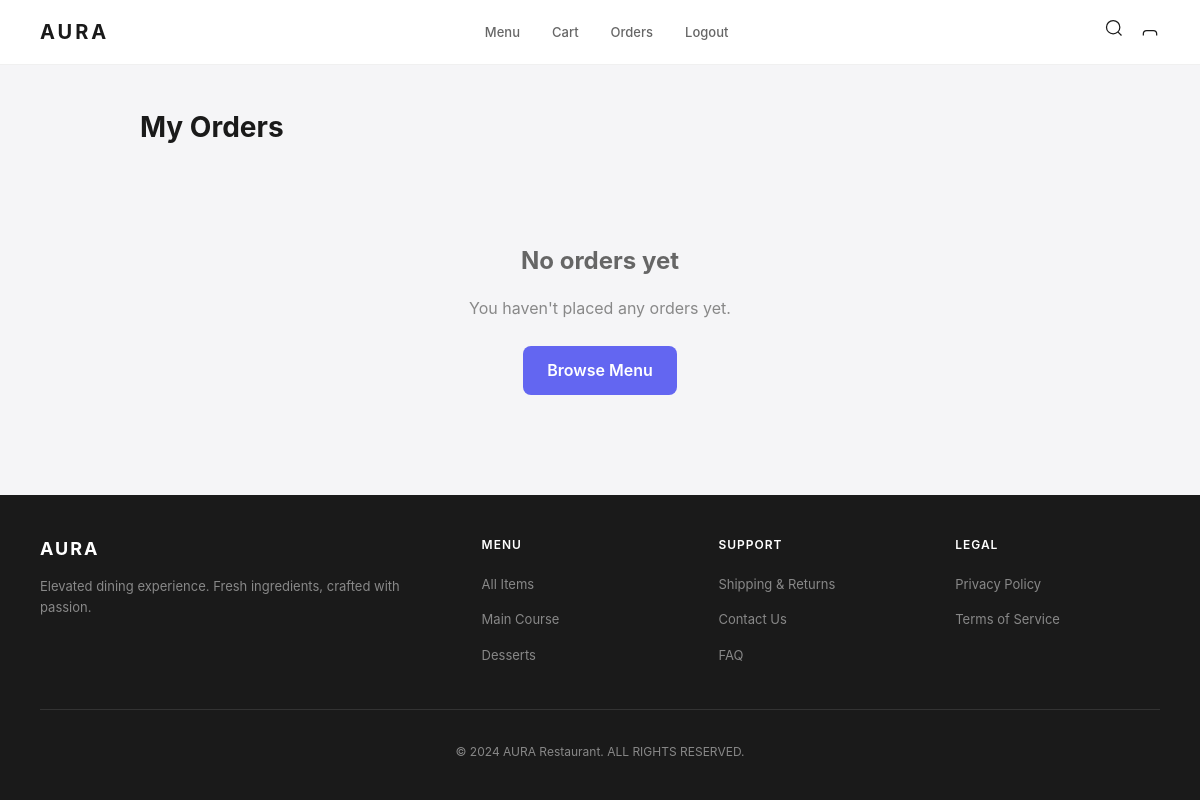
The page /customer/orders (signed in) on the database as committed earlier.
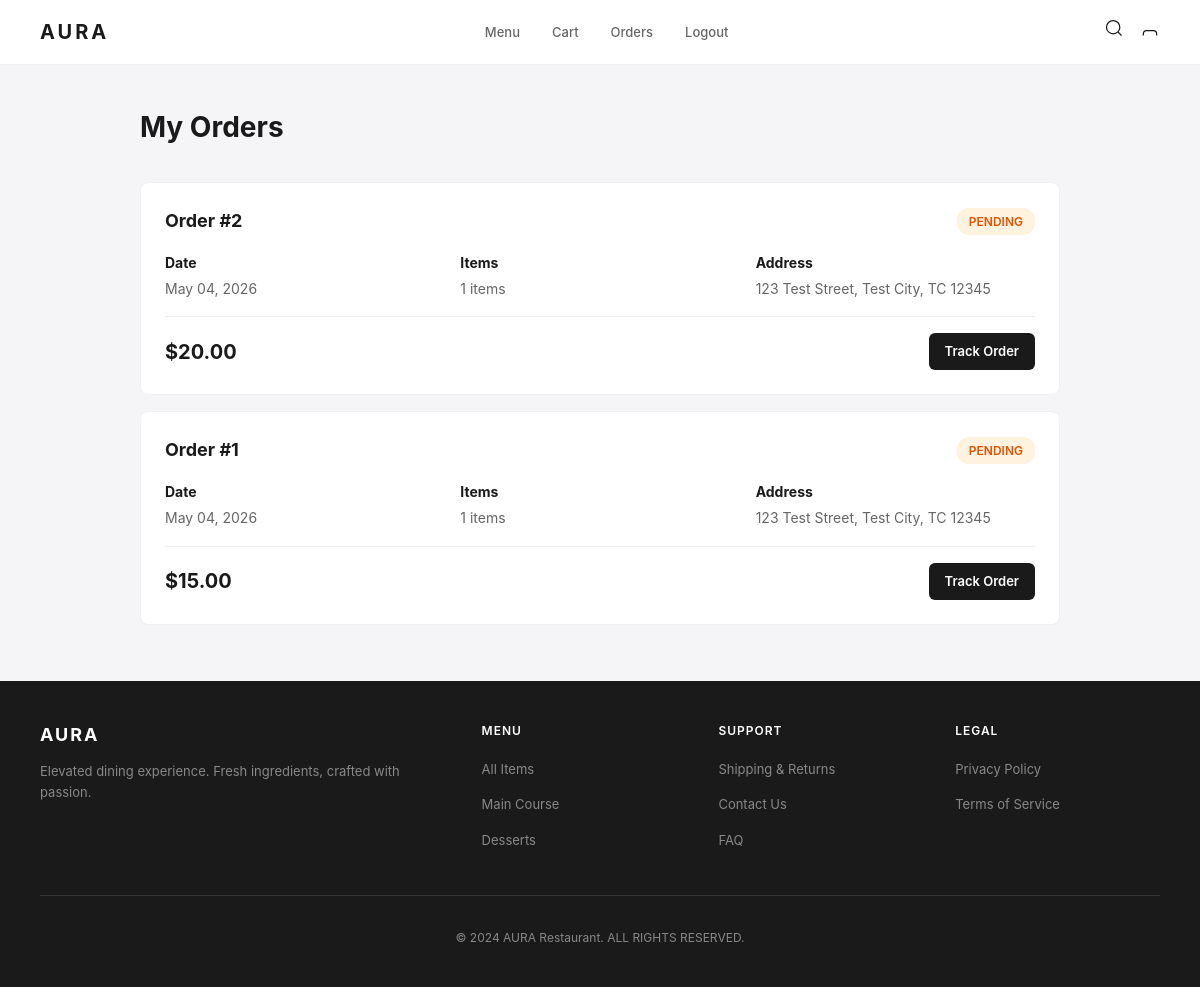
The same page on the database as committed later.
### app/models/orders.py (models this page shows, shortened)
class Order(db.Model):
    __tablename__ = 'orders'
    id = db.Column(db.Integer, primary_key=True)
    customer_id = db.Column(db.Integer, db.ForeignKey('users.id'), nullable=False)
    total_amount = db.Column(db.Numeric(10, 2), nullable=False)
    status = db.Column(db.Enum(OrderStatus), default=OrderStatus.PENDING)
    delivery_address = db.Column(db.Text)
    special_instructions = db.Column(db.Text)
    created_at = db.Column(db.DateTime, default=datetime.utcnow)
    updated_at = db.Column(db.DateTime, default=datetime.utcnow, onupdate=datetime.utcnow)
    customer = db.relationship('User', back_populates='orders')
    items = db.relationship('OrderItem', backref='order', lazy=True, cascade='all, delete-orphan')
    payment = db.relationship('Payment', backref='order', uselist=False)

### app/routes/customer.py (the view)
@customer_bp.route('/orders')
@login_required
def orders():
    from app.models.orders import Order
    user_orders = Order.query.filter_by(customer_id=current_user.id).order_by(Order.created_at.desc()).all()
    return render_template('orders/orders_list.html', orders=user_orders)

### app/templates/orders/orders_list.html (shortened to what this page needs)
{% extends "base.html" %}
{% block content %}
<div class="orders-container">
  <h1 class="orders-title">My Orders</h1>
  {% if orders %}
    {% for order in orders %}
    <div class="order-card">
      <div class="order-header">
        <span class="order-id">Order #{{ order.id }}</span>
        <span class="order-status status-{{ order.status.value.lower() }}">{{ order.status.value }}</span>
      </div>
      <div class="order-info">
        <div>
          <strong>Date</strong>
          {{ order.created_at.strftime('%B %d, %Y') if order.created_at else 'N/A' }}
        </div>
        <div>
          <strong>Items</strong>
          {{ order.items|length }} items
        </div>
        <div>
          <strong>Address</strong>
          {{ order.delivery_address or 'Pickup' }}
        </div>
      </div>
      <div class="order-footer">
        <span class="order-total">${{ "%.2f"|format(order.total_amount|float) }}</span>
        <a href="{{ url_for('order.order_tracking', order_id=order.id) }}" class="track-btn">Track Order</a>
      </div>
    </div>
    {% endfor %}
  {% else %}
    <div class="orders-empty">
      <h2>No orders yet</h2>
      <p>You haven't placed any orders yet.</p>
      <a href="{{ url_for('customer.menu') }}" style="display:inline-block;padding:12px 24px;background:var(--c2);color:var(--cw);border-radius:var(--r);text-decoration:none;font-weight:600">Browse Menu</a>
    </div>
  {% endif %}
</div>
{% endblock %}

### app/templates/base.html (shortened to what this page needs)
<!DOCTYPE html>
<html lang="en">
<head>
<link rel="stylesheet" href="{{ url_for('static', filename='css/style.css') }}">
</head>
<body>
{% block navbar %}
<nav class="nav">
  <div class="logo">AURA</div>
  <ul class="links">
    <li><a href="{{ url_for('customer.menu') }}" class="{% if request.endpoint == 'customer.menu' %}active{% endif %}">Menu</a></li>
    <li><a href="{{ url_for('customer.cart') }}">Cart</a></li>
    <li><a href="{{ url_for('customer.orders') }}">Orders</a></li>
    {% if current_user.is_authenticated %}
      <li><a href="{{ url_for('auth.logout') }}">Logout</a></li>
    {% else %}
      <li><a href="{{ url_for('auth.login') }}">Login</a></li>
    {% endif %}
  </ul>
  <div class="icons">
    <a href="{{ url_for('customer.menu') }}">
      <svg viewBox="0 0 24 24"><circle cx="11" cy="11" r="8"/><path d="m21 21-4.35-4.35"/></svg>
    </a>
    <a href="{{ url_for('customer.cart') }}">
      <svg viewBox="0 0 24 24"><path d="M20 21v-2a4 4 0 0 0-4-4H8a4 4 0 0 0-4 4v2"/></svg>
    </a>
  </div>
</nav>
{% endblock %}
{% block content %}{% endblock %}
{% block footer %}
<footer class="footer">
  <div class="f-grid">
    <div>
      <div class="f-brand">AURA</div>
      <p class="f-desc">Elevated dining experience. Fresh ingredients, crafted with passion.</p>
    </div>
    <div>
      <div class="f-title">Menu</div>
      <ul class="f-links">
        <li><a href="{{ url_for('customer.menu') }}">All Items</a></li>
        <li><a href="{{ url_for('customer.menu', category='main_course') }}">Main Course</a></li>
        <li><a href="{{ url_for('customer.menu', category='desserts') }}">Desserts</a></li>
      </ul>
    </div>
    <div>
      <div class="f-title">Support</div>
      <ul class="f-links">
        <li><a href="#">Shipping & Returns</a></li>
        <li><a href="#">Contact Us</a></li>
        <li><a href="#">FAQ</a></li>
      </ul>
    </div>
    <div>
      <div class="f-title">Legal</div>
      <ul class="f-links">
        <li><a href="#">Privacy Policy</a></li>
        <li><a href="#">Terms of Service</a></li>
      </ul>
    </div>
  </div>
  <div class="f-copy">© 2024 AURA Restaurant. ALL RIGHTS RESERVED.</div>
</footer>
{% endblock %}
</body>
</html>

### app/static/css/style.css (style rules this page uses)
:root { --c1:#1a1a1a; --c2:#6366f1; --cg:#666; --cl:#888; --cb:#e0e0e0; --cw:#fff; --bg:#f5f5f7; --r:8px; --tr:all .3s; }
* { margin:0;padding:0;box-sizing:border-box }
body { font-family:-apple-system,BlinkMacSystemFont,'Segoe UI',Roboto,sans-serif;background:var(--bg);color:var(--c1);line-height:1.6 }
a { text-decoration:none;color:inherit }
.nav { display:flex;justify-content:space-between;align-items:center;padding:16px 40px;background:var(--cw);border-bottom:1px solid #f0f0f0;position:sticky;top:0;z-index:100 }
.logo { font-size:20px;font-weight:700;letter-spacing:3px }
.links { display:flex;gap:32px;list-style:none }
.links a { color:var(--cg);font-size:13px;font-weight:500;transition:var(--tr) }
.icons { display:flex;gap:16px }
.icons svg { width:20px;height:20px;stroke:var(--c1);fill:none;stroke-width:1.5;cursor:pointer }
.footer { background:var(--c1);color:var(--cw);padding:40px }
.f-grid { display:grid;grid-template-columns:2fr 1fr 1fr 1fr;gap:32px;max-width:1200px;margin:0 auto }
.f-brand { font-size:18px;font-weight:700;letter-spacing:2px;margin-bottom:12px }
.f-desc { font-size:13px;color:var(--cl);line-height:1.6 }
.f-title { font-size:12px;font-weight:600;text-transform:uppercase;letter-spacing:1px;margin-bottom:16px }
.f-links { list-style:none }
.f-links li { margin-bottom:10px }
.f-links a { color:var(--cl);font-size:13px;transition:var(--tr) }
.f-copy { text-align:center;padding-top:32px;margin-top:32px;border-top:1px solid #333;font-size:12px;color:var(--cl) }

### app/templates/orders/orders_list.html (style rules this page uses)
.orders-container { max-width:1000px;margin:0 auto;padding:40px }
.orders-title { font-size:28px;font-weight:700;margin-bottom:32px }
.order-card { background:var(--cw);padding:24px;border-radius:var(--r);border:1px solid #f0f0f0;margin-bottom:16px;transition:var(--tr) }
.order-header { display:flex;justify-content:space-between;align-items:center;margin-bottom:16px }
.order-id { font-size:18px;font-weight:700 }
.order-status { padding:4px 12px;border-radius:12px;font-size:12px;font-weight:600;text-transform:uppercase }
.status-pending { background:#fff3e0;color:#e65100 }
.order-info { display:grid;grid-template-columns:1fr 1fr 1fr;gap:16px;margin-bottom:16px;font-size:14px }
.order-info div { color:var(--cg) }
.order-info div strong { color:var(--c1);display:block;margin-bottom:4px }
.order-footer { display:flex;justify-content:space-between;align-items:center;padding-top:16px;border-top:1px solid #f0f0f0 }
.order-total { font-size:20px;font-weight:700 }
.track-btn { padding:8px 16px;background:var(--c1);color:var(--cw);border:none;border-radius:6px;font-size:13px;font-weight:600;cursor:pointer;text-decoration:none;transition:var(--tr) }

Rows that differ between the two databases and show on the page:
added Order: id "2", status.value "PENDING", created_at "May 04, 2026", items|length "1", delivery_address "123 Test Street, Test City, TC 12345", total_amount "20.00"
added Order: id "1", status.value "PENDING", created_at "May 04, 2026", items|length "1", delivery_address "123 Test Street, Test City, TC 12345", total_amount "15.00"
Other text that changed with them:
text no longer shown: "No orders yet You haven't placed any orders yet. Browse Menu"
